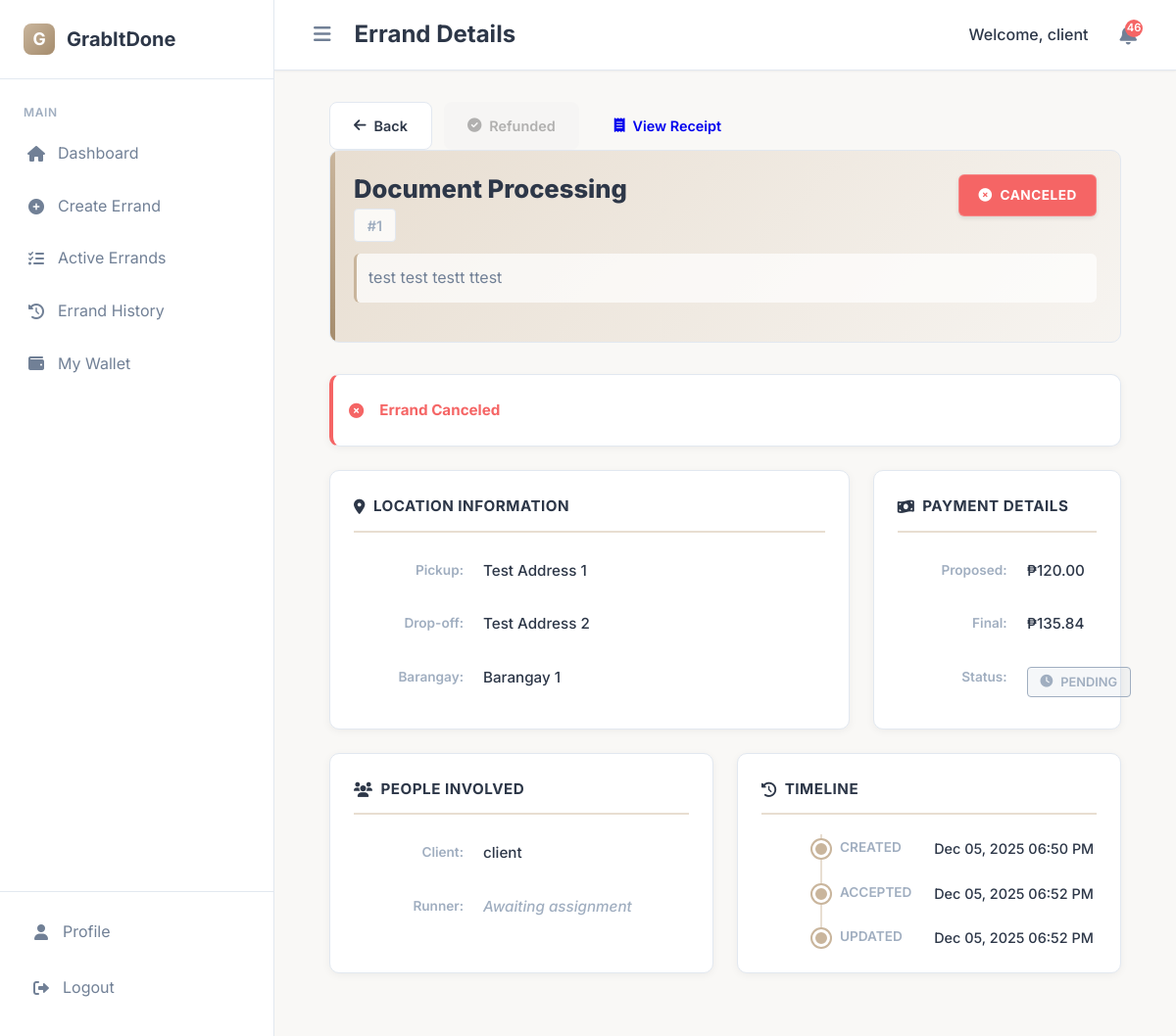
/view-errand/1 (signed in), run on an earlier commit of the app's database.
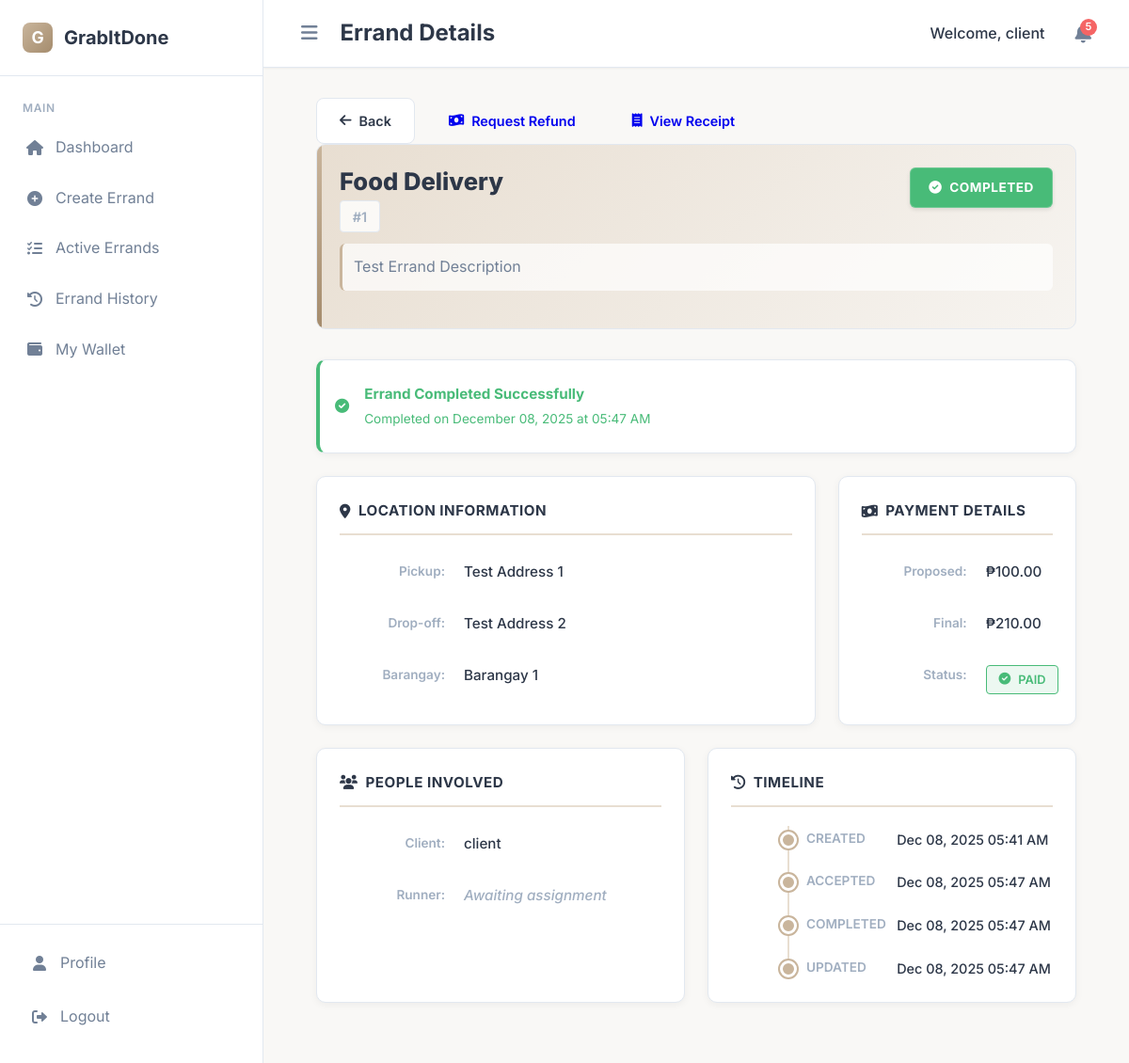
And on a later commit of the database.
### app/models.py (models this page shows, shortened)
class Errand(db.Model):
    id = db.Column(db.Integer, primary_key=True)
    category = db.Column(db.String(100), nullable=False)
    description = db.Column(db.Text, nullable=False)
    pickup_address = db.Column(db.String(200), nullable=False)
    dropoff_address = db.Column(db.String(200), nullable=False)
    barangay = db.Column(db.String(100), nullable=False)
    preferred_time = db.Column(db.DateTime)
    proposed_fee = db.Column(db.Float, nullable=False)
    final_fee = db.Column(db.Float)
    status = db.Column(db.String(20), default='Pending')
    client_id = db.Column(db.Integer, db.ForeignKey('user.id'), nullable=False)
    runner_id = db.Column(db.Integer, db.ForeignKey('user.id'))
    payment_id = db.Column(db.Integer, db.ForeignKey('payment.id'))
    created_at = db.Column(db.DateTime, default=datetime.utcnow)
    updated_at = db.Column(db.DateTime, default=datetime.utcnow, onupdate=datetime.utcnow)
    accepted_at = db.Column(db.DateTime)
    completed_at = db.Column(db.DateTime)
    payment = db.relationship('Payment', backref='errand_payment', foreign_keys=[payment_id])

### app/routes.py (the view)
@bp.route('/view-errand/<int:errand_id>')
@login_required()
def view_errand(errand_id):
    user = User.query.get(session['user_id'])
    errand = Errand.query.get_or_404(errand_id)
    if user.role == 'runner' and errand.runner_id != user.id and errand.status == 'Pending':
        if not user.verified and user.verification_status != 'approved':
            flash('You need to verify your account to view available errands.', 'error')
            return redirect(url_for('main.verification'))
    if user.role == 'client' and errand.client_id != user.id:
        flash('You can only view your own errands.', 'error')
        return redirect(url_for('main.dashboard'))
    if user.role == 'runner' and errand.runner_id != user.id and errand.status != 'Pending':
        flash('You can only view errands you accepted.', 'error')
        return redirect(url_for('main.dashboard'))
    client = User.query.get(errand.client_id)
    runner = User.query.get(errand.runner_id) if errand.runner_id else None
    refund_status = get_errand_refund_status(errand_id)
    display_status = get_errand_display_status(errand)
    return render_template('shared/view_errand_details.html',
                        errand=errand,
                        client=client,
                        runner=runner,
                        refund_status=refund_status,
                        display_status=display_status,
                        get_errand_refund_status=get_errand_refund_status,
                        get_errand_display_status=get_errand_display_status)

### app/routes.py (called while the page is built)
def validate_session():
    if 'user_id' not in session:
        return False
    session_hash = session.get('session_id')
    cookie_session = request.cookies.get('user_session')
    if not session_hash or not cookie_session:
        return False
    expected_cookie = f"{session['user_id']}_{session_hash}"
    return cookie_session == expected_cookie

def get_errand_refund_status(errand_id):
    refund_request = WalletTransaction.query.filter(
        WalletTransaction.transaction_type.in_(['refund_request', 'refund']),
        WalletTransaction.description.like(f'%errand #{errand_id}%')
    ).order_by(WalletTransaction.created_at.desc()).first()
    if refund_request:
        if refund_request.status == 'pending':
            return 'refund_pending'
        elif refund_request.status == 'rejected':
            return 'refund_rejected'
        elif refund_request.status == 'completed':
            return 'refunded'
    return None

### app/templates/shared/view_errand_details.html (shortened to what the changed rows need)
{% extends 'base.html' %}
{% block header_title %}Errand Details{% endblock %}
{% block content %}
<div class="errand-container">
    <div class="action-buttons-top">
        {% if request.referrer and 'request-refund' not in request.referrer and 'view-errand' not in request.referrer %}
            <a href="{{ request.referrer }}" class="btn btn-secondary">
                <i class="fas fa-arrow-left"></i> Back
            </a>
        {% endif %}
        {% if user_role == 'client' and errand.client_id == session.user_id and errand.status in ['Completed', 'Canceled'] %}
            {% if not refund_status or refund_status == 'refund_rejected' %}
                <a href="{{ url_for('main.request_refund', errand_id=errand.id) }}"
                class="btn btn-warning">
                    <i class="fas fa-money-bill-wave"></i>
                    {% if refund_status == 'refund_rejected' %}
                        Re-request Refund
                    {% else %}
                        Request Refund
                    {% endif %}
                </a>
            {% elif refund_status == 'refund_pending' %}
                <button class="btn btn-warning" disabled>
                    <i class="fas fa-clock"></i> Refund Pending
                </button>
            {% elif refund_status == 'refunded' %}
                <button class="btn btn-info" disabled>
                    <i class="fas fa-check-circle"></i> Refunded
                </button>
            {% endif %}
        {% endif %}
        {% if errand.status == 'Completed' or errand.status == 'Canceled' %}
            <a href="{{ url_for('main.view_receipt', errand_id=errand.id) }}" class="btn btn-success">
                <i class="fas fa-receipt"></i> View Receipt
            </a>
        {% endif %}
    </div>
    <div class="errand-header">
        <div class="header-top">
            <div class="errand-title-section">
                <h1 class="errand-title">{{ errand.category }}</h1>
                <span class="errand-id">#{{ errand.id }}</span>
            </div>
            <div class="status-badge status-{{ get_errand_display_status(errand)|lower|replace(' ', '-') }}">
                <i class="fas
                    {% if get_errand_display_status(errand) == 'Refunded' %}fa-money-check-alt
                    {% elif get_errand_display_status(errand) == 'Refund Pending' %}fa-clock
                    {% elif get_errand_display_status(errand) == 'Refund Rejected' %}fa-times-circle
                    {% elif get_errand_display_status(errand) == 'Completed' %}fa-check-circle
                    {% elif get_errand_display_status(errand) == 'Canceled' %}fa-times-circle
                    {% elif get_errand_display_status(errand) == 'In Progress' %}fa-sync-alt
                    {% elif get_errand_display_status(errand) == 'Accepted' %}fa-user-check
                    {% else %}fa-clock{% endif %}">
                </i>
                {{ get_errand_display_status(errand) }}
            </div>
        </div>
        <div class="errand-description">{{ errand.description }}</div>
    </div>
    {% if errand.status == 'Completed' %}
    <div class="grid-status-message message-success">
        <div class="status-message-content">
            <i class="fas fa-check-circle"></i>
            <div>
                <strong>Errand Completed Successfully</strong>
                <div style="font-size: 0.85rem; margin-top: 0.25rem;">
                    Completed on {{ errand.completed_at.strftime('%B %d, %Y at %I:%M %p') }}
                </div>
            </div>
        </div>
    </div>
    {% endif %}
    {% if errand.status == 'Canceled' %}
    <div class="grid-status-message message-error">
        <div class="status-message-content">
            <i class="fas fa-times-circle"></i>
            <div>
                <strong>Errand Canceled</strong>
            </div>
        </div>
    </div>
    {% endif %}
    <div class="details-grid">
        <div class="grid-item grid-location">
            <div class="info-row">
                <div class="info-label">Pickup:</div>
                <div class="info-value">{{ errand.pickup_address }}</div>
            </div>
            <div class="info-row">
                <div class="info-label">Drop-off:</div>
                <div class="info-value">{{ errand.dropoff_address }}</div>
            </div>
            <div class="info-row">
                <div class="info-label">Barangay:</div>
                <div class="info-value">{{ errand.barangay }}</div>
            </div>
        </div>
        <div class="grid-item grid-payment">
            <div class="info-row">
                <div class="info-label">Proposed:</div>
                <div class="info-value">₱{{ "%.2f"|format(errand.proposed_fee) }}</div>
            </div>
            {% if errand.final_fee %}
            <div class="info-row">
                <div class="info-label">Final:</div>
                <div class="info-value">₱{{ "%.2f"|format(errand.final_fee) }}</div>
            </div>
            {% endif %}
            <div class="info-row">
                <div class="info-value">
                    <span class="payment-status {% if errand.status == 'Completed' %}payment-paid{% else %}payment-pending{% endif %}">
                        <i class="fas {% if errand.status == 'Completed' %}fa-check-circle{% else %}fa-clock{% endif %}"></i>
                        {% if errand.status == 'Completed' %}PAID{% else %}PENDING{% endif %}
                    </span>
                </div>
            </div>
        </div>
        <div class="grid-item grid-timeline">
            <ul class="timeline-list">
                <li class="timeline-item">
                    <div class="timeline-date">CREATED</div>
                    <div class="timeline-event">{{ errand.created_at.strftime('%b %d, %Y %I:%M %p') }}</div>
                </li>
                {% if errand.accepted_at %}
                <li class="timeline-item">
                    <div class="timeline-date">ACCEPTED</div>
                    <div class="timeline-event">{{ errand.accepted_at.strftime('%b %d, %Y %I:%M %p') }}</div>
                </li>
                {% endif %}
                {% if errand.completed_at %}
                <li class="timeline-item">
                    <div class="timeline-date">COMPLETED</div>
                    <div class="timeline-event">{{ errand.completed_at.strftime('%b %d, %Y %I:%M %p') }}</div>
                </li>
                {% endif %}
                {% if errand.updated_at and errand.updated_at != errand.created_at %}
                <li class="timeline-item">
                    <div class="timeline-date">UPDATED</div>
                    <div class="timeline-event">{{ errand.updated_at.strftime('%b %d, %Y %I:%M %p') }}</div>
                </li>
                {% endif %}
            </ul>
        </div>
    </div>
</div>
{% endblock %}

What changed in the data, as far as the page shows it:
changed Errand "Test Address 1": category "Document Processing" → "Food Delivery"; status "CANCELED" → "COMPLETED"; description "test test testt ttest" → "Test Errand Description"; completed_at (not shown) → "December 08, 2025 at 05:47 AM"; proposed_fee "120.00" → "100.00"; final_fee "135.84" → "210.00"; created_at "Dec 05, 2025 06:50 PM" → "Dec 08, 2025 05:41 AM"; accepted_at "Dec 05, 2025 06:52 PM" → "Dec 08, 2025 05:47 AM"; completed_at (not shown) → "Dec 08, 2025 05:47 AM"; updated_at "Dec 05, 2025 06:52 PM" → "Dec 08, 2025 05:47 AM"
Also different on the page:
{{ unread_notification_count }}: "46" → "5"
text no longer shown: "Refunded Errand Canceled PENDING"
text now shown: "Request Refund Errand Completed Successfully Completed on PAID COMPLETED"
